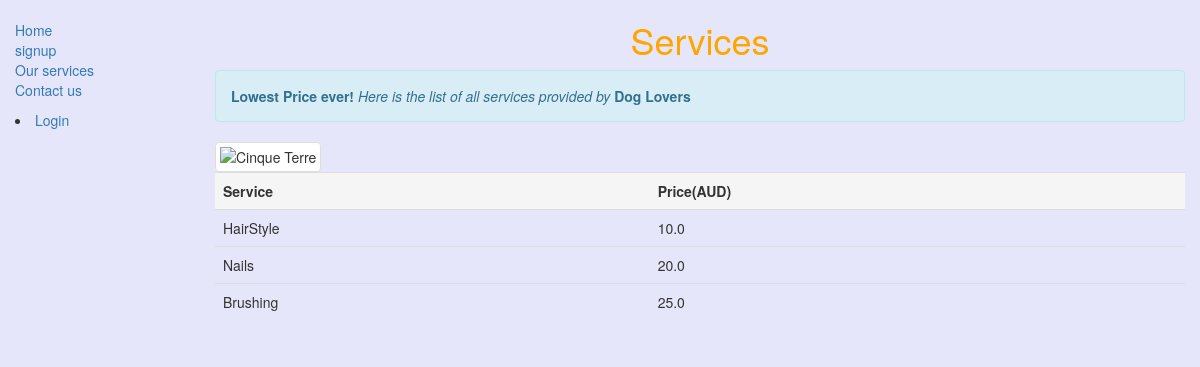
/services/, run on an earlier commit of the app's database.
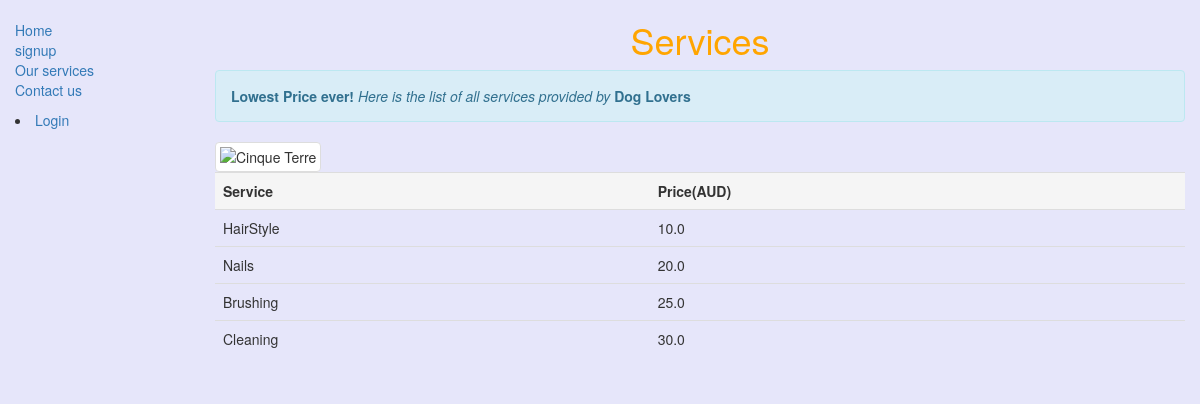
And on a later commit of the database.
### doggroomer/models.py (models this page shows, shortened)
class Option(models.Model):
    name = models.CharField(max_length=200, help_text="Enter grooming option here")
    price = models.FloatField("Price to be charged")

### doggroomer/views.py (the view)
# urls.py: path('services/', views.services, name='services'),
def services(request):
    return render(request, 'services.html', context={'services': Option.objects.all()})

### doggroomer/templates/services.html (shortened to what this page needs)
{% extends "base_generic.html" %}
{% block content %}
    <h1 style="color:orange"><center>Services</center></h1>
{% load static %}
<div class="alert alert-info">
  <strong>Lowest Price ever!</strong>
  <em>Here is the list of all services provided by</em> <strong> Dog Lovers</strong>
</div>
{%if services %}
<img src="{% static 'images/dog-service.jpg' %}" class="img-thumbnail" alt="Cinque Terre">
<table class="table table-hover">
    <tbody>
      <tr class="active">
        <th>Service</th>
        <th>Price(AUD)</th>
      </tr>
        {% for service in services %}
          <tr>
              <td>{{service.name}}</td>
              <td>{{service.price}}</td>
          </tr>
        {% endfor %}
    </tbody>
  </table>
{% endif %}
{% endblock %}

What changed in the data, as far as the page shows it:
added Option: name "Cleaning", price "30.0"
